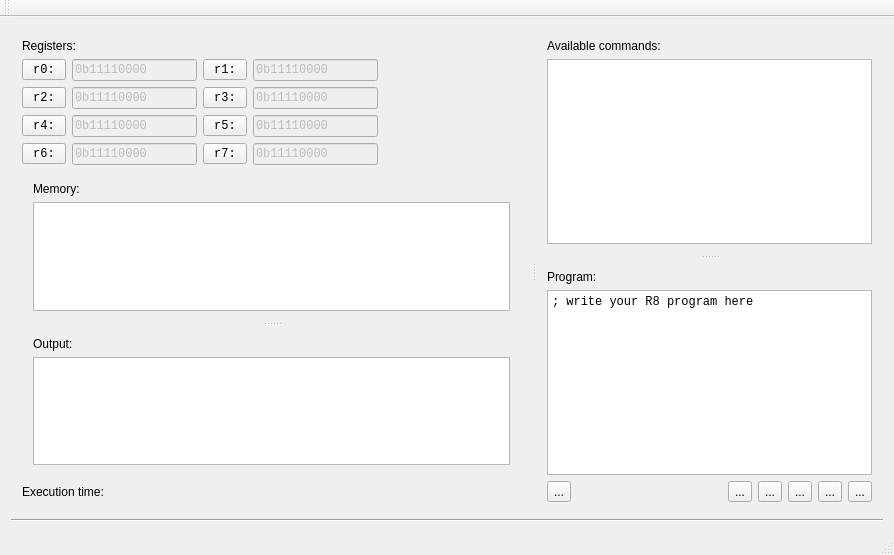
<?xml version="1.0" encoding="UTF-8"?>
<ui version="4.0">
 <class>R8AsmWindow</class>
 <widget class="QMainWindow" name="R8AsmWindow">
  <property name="geometry">
   <rect>
    <x>0</x>
    <y>0</y>
    <width>894</width>
    <height>555</height>
   </rect>
  </property>
  <property name="windowTitle">
   <string>R8 RISC Engine</string>
  </property>
  <property name="windowIcon">
   <iconset resource="r8resource.qrc">
    <normaloff>:/images/r8</normaloff>:/images/r8</iconset>
  </property>
  <widget class="QWidget" name="centralWidget">
   <layout class="QVBoxLayout" name="verticalLayout_7">
    <item>
     <widget class="QSplitter" name="splitter_3">
      <property name="orientation">
       <enum>Qt::Horizontal</enum>
      </property>
      <widget class="QWidget" name="layoutWidget">
       <layout class="QVBoxLayout" name="verticalLayout_6">
        <item>
         <layout class="QHBoxLayout" name="horizontalLayout_15">
          <item>
           <layout class="QVBoxLayout" name="verticalLayout">
            <property name="sizeConstraint">
             <enum>QLayout::SetDefaultConstraint</enum>
            </property>
            <item>
             <widget class="QLabel" name="label_9">
              <property name="text">
               <string>Registers:</string>
              </property>
             </widget>
            </item>
            <item>
             <layout class="QHBoxLayout" name="horizontalLayout_3">
              <item>
               <layout class="QHBoxLayout" name="horizontalLayout">
                <item>
                 <widget class="QToolButton" name="r0Title">
                  <property name="font">
                   <font>
                    <family>Courier New</family>
                   </font>
                  </property>
                  <property name="text">
                   <string>r0:</string>
                  </property>
                 </widget>
                </item>
                <item>
                 <widget class="QLineEdit" name="r0LineEdit">
                  <property name="enabled">
                   <bool>false</bool>
                  </property>
                  <property name="sizePolicy">
                   <sizepolicy hsizetype="Fixed" vsizetype="Fixed">
                    <horstretch>0</horstretch>
                    <verstretch>0</verstretch>
                   </sizepolicy>
                  </property>
                  <property name="font">
                   <font>
                    <family>Courier New</family>
                   </font>
                  </property>
                  <property name="text">
                   <string>0b11110000</string>
                  </property>
                 </widget>
                </item>
               </layout>
              </item>
              <item>
               <layout class="QHBoxLayout" name="horizontalLayout_2">
                <item>
                 <widget class="QToolButton" name="r1Title">
                  <property name="font">
                   <font>
                    <family>Courier New</family>
                   </font>
                  </property>
                  <property name="text">
                   <string>r1:</string>
                  </property>
                 </widget>
                </item>
                <item>
                 <widget class="QLineEdit" name="r1LineEdit">
                  <property name="enabled">
                   <bool>false</bool>
                  </property>
                  <property name="sizePolicy">
                   <sizepolicy hsizetype="Fixed" vsizetype="Fixed">
                    <horstretch>0</horstretch>
                    <verstretch>0</verstretch>
                   </sizepolicy>
                  </property>
                  <property name="font">
                   <font>
                    <family>Courier New</family>
                   </font>
                  </property>
                  <property name="text">
                   <string>0b11110000</string>
                  </property>
                 </widget>
                </item>
               </layout>
              </item>
             </layout>
            </item>
            <item>
             <layout class="QHBoxLayout" name="horizontalLayout_4">
              <item>
               <layout class="QHBoxLayout" name="horizontalLayout_5">
                <item>
                 <widget class="QToolButton" name="r2Title">
                  <property name="font">
                   <font>
                    <family>Courier New</family>
                   </font>
                  </property>
                  <property name="text">
                   <string>r2:</string>
                  </property>
                 </widget>
                </item>
                <item>
                 <widget class="QLineEdit" name="r2LineEdit">
                  <property name="enabled">
                   <bool>false</bool>
                  </property>
                  <property name="sizePolicy">
                   <sizepolicy hsizetype="Fixed" vsizetype="Fixed">
                    <horstretch>0</horstretch>
                    <verstretch>0</verstretch>
                   </sizepolicy>
                  </property>
                  <property name="font">
                   <font>
                    <family>Courier New</family>
                   </font>
                  </property>
                  <property name="text">
                   <string>0b11110000</string>
                  </property>
                 </widget>
                </item>
               </layout>
              </item>
              <item>
               <layout class="QHBoxLayout" name="horizontalLayout_6">
                <item>
                 <widget class="QToolButton" name="r3Title">
                  <property name="font">
                   <font>
                    <family>Courier New</family>
                   </font>
                  </property>
                  <property name="text">
                   <string>r3:</string>
                  </property>
                 </widget>
                </item>
                <item>
                 <widget class="QLineEdit" name="r3LineEdit">
                  <property name="enabled">
                   <bool>false</bool>
                  </property>
                  <property name="sizePolicy">
                   <sizepolicy hsizetype="Fixed" vsizetype="Fixed">
                    <horstretch>0</horstretch>
                    <verstretch>0</verstretch>
                   </sizepolicy>
                  </property>
                  <property name="font">
                   <font>
                    <family>Courier New</family>
                   </font>
                  </property>
                  <property name="text">
                   <string>0b11110000</string>
                  </property>
                 </widget>
                </item>
               </layout>
              </item>
             </layout>
            </item>
            <item>
             <layout class="QHBoxLayout" name="horizontalLayout_7">
              <item>
               <layout class="QHBoxLayout" name="horizontalLayout_8">
                <item>
                 <widget class="QToolButton" name="r4Title">
                  <property name="font">
                   <font>
                    <family>Courier New</family>
                   </font>
                  </property>
                  <property name="text">
                   <string>r4:</string>
                  </property>
                 </widget>
                </item>
                <item>
                 <widget class="QLineEdit" name="r4LineEdit">
                  <property name="enabled">
                   <bool>false</bool>
                  </property>
                  <property name="sizePolicy">
                   <sizepolicy hsizetype="Fixed" vsizetype="Fixed">
                    <horstretch>0</horstretch>
                    <verstretch>0</verstretch>
                   </sizepolicy>
                  </property>
                  <property name="font">
                   <font>
                    <family>Courier New</family>
                   </font>
                  </property>
                  <property name="text">
                   <string>0b11110000</string>
                  </property>
                 </widget>
                </item>
               </layout>
              </item>
              <item>
               <layout class="QHBoxLayout" name="horizontalLayout_9">
                <item>
                 <widget class="QToolButton" name="r5Title">
                  <property name="font">
                   <font>
                    <family>Courier New</family>
                   </font>
                  </property>
                  <property name="text">
                   <string>r5:</string>
                  </property>
                 </widget>
                </item>
                <item>
                 <widget class="QLineEdit" name="r5LineEdit">
                  <property name="enabled">
                   <bool>false</bool>
                  </property>
                  <property name="sizePolicy">
                   <sizepolicy hsizetype="Fixed" vsizetype="Fixed">
                    <horstretch>0</horstretch>
                    <verstretch>0</verstretch>
                   </sizepolicy>
                  </property>
                  <property name="font">
                   <font>
                    <family>Courier New</family>
                   </font>
                  </property>
                  <property name="text">
                   <string>0b11110000</string>
                  </property>
                 </widget>
                </item>
               </layout>
              </item>
             </layout>
            </item>
            <item>
             <layout class="QHBoxLayout" name="horizontalLayout_10">
              <item>
               <layout class="QHBoxLayout" name="horizontalLayout_11">
                <item>
                 <widget class="QToolButton" name="r6Title">
                  <property name="font">
                   <font>
                    <family>Courier New</family>
                   </font>
                  </property>
                  <property name="text">
                   <string>r6:</string>
                  </property>
                 </widget>
                </item>
                <item>
                 <widget class="QLineEdit" name="r6LineEdit">
                  <property name="enabled">
                   <bool>false</bool>
                  </property>
                  <property name="sizePolicy">
                   <sizepolicy hsizetype="Fixed" vsizetype="Fixed">
                    <horstretch>0</horstretch>
                    <verstretch>0</verstretch>
                   </sizepolicy>
                  </property>
                  <property name="font">
                   <font>
                    <family>Courier New</family>
                   </font>
                  </property>
                  <property name="text">
                   <string>0b11110000</string>
                  </property>
                 </widget>
                </item>
               </layout>
              </item>
              <item>
               <layout class="QHBoxLayout" name="horizontalLayout_12">
                <item>
                 <widget class="QToolButton" name="r7Title">
                  <property name="font">
                   <font>
                    <family>Courier New</family>
                   </font>
                  </property>
                  <property name="text">
                   <string>r7:</string>
                  </property>
                 </widget>
                </item>
                <item>
                 <widget class="QLineEdit" name="r7LineEdit">
                  <property name="enabled">
                   <bool>false</bool>
                  </property>
                  <property name="sizePolicy">
                   <sizepolicy hsizetype="Fixed" vsizetype="Fixed">
                    <horstretch>0</horstretch>
                    <verstretch>0</verstretch>
                   </sizepolicy>
                  </property>
                  <property name="font">
                   <font>
                    <family>Courier New</family>
                   </font>
                  </property>
                  <property name="text">
                   <string>0b11110000</string>
                  </property>
                 </widget>
                </item>
               </layout>
              </item>
             </layout>
            </item>
           </layout>
          </item>
          <item>
           <spacer name="horizontalSpacer_3">
            <property name="orientation">
             <enum>Qt::Horizontal</enum>
            </property>
            <property name="sizeHint" stdset="0">
             <size>
              <width>40</width>
              <height>20</height>
             </size>
            </property>
           </spacer>
          </item>
         </layout>
        </item>
        <item>
         <widget class="QSplitter" name="splitter_2">
          <property name="sizePolicy">
           <sizepolicy hsizetype="Preferred" vsizetype="Expanding">
            <horstretch>0</horstretch>
            <verstretch>0</verstretch>
           </sizepolicy>
          </property>
          <property name="orientation">
           <enum>Qt::Vertical</enum>
          </property>
          <widget class="QWidget" name="layoutWidget">
           <layout class="QVBoxLayout" name="verticalLayout_2">
            <item>
             <widget class="QLabel" name="label_10">
              <property name="text">
               <string>Memory:</string>
              </property>
             </widget>
            </item>
            <item>
             <widget class="QTableWidget" name="memoryTable">
              <property name="font">
               <font>
                <family>Courier New</family>
               </font>
              </property>
              <property name="rowCount">
               <number>0</number>
              </property>
              <property name="columnCount">
               <number>0</number>
              </property>
             </widget>
            </item>
           </layout>
          </widget>
          <widget class="QWidget" name="layoutWidget">
           <layout class="QVBoxLayout" name="verticalLayout_5">
            <item>
             <widget class="QLabel" name="label_11">
              <property name="text">
               <string>Output:</string>
              </property>
             </widget>
            </item>
            <item>
             <widget class="QListWidget" name="outputListWidget"/>
            </item>
           </layout>
          </widget>
         </widget>
        </item>
        <item>
         <layout class="QHBoxLayout" name="horizontalLayout_14">
          <item>
           <widget class="QLabel" name="label_4">
            <property name="text">
             <string>Execution time:</string>
            </property>
           </widget>
          </item>
          <item>
           <widget class="QLabel" name="timeLabel">
            <property name="text">
             <string/>
            </property>
           </widget>
          </item>
          <item>
           <spacer name="horizontalSpacer_2">
            <property name="orientation">
             <enum>Qt::Horizontal</enum>
            </property>
            <property name="sizeHint" stdset="0">
             <size>
              <width>40</width>
              <height>20</height>
             </size>
            </property>
           </spacer>
          </item>
         </layout>
        </item>
       </layout>
      </widget>
      <widget class="QSplitter" name="splitter">
       <property name="orientation">
        <enum>Qt::Vertical</enum>
       </property>
       <widget class="QWidget" name="layoutWidget">
        <layout class="QVBoxLayout" name="verticalLayout_3">
         <item>
          <widget class="QLabel" name="label">
           <property name="text">
            <string>Available commands:</string>
           </property>
          </widget>
         </item>
         <item>
          <widget class="QListWidget" name="commandsListWidget">
           <property name="sizePolicy">
            <sizepolicy hsizetype="Expanding" vsizetype="Expanding">
             <horstretch>0</horstretch>
             <verstretch>0</verstretch>
            </sizepolicy>
           </property>
          </widget>
         </item>
        </layout>
       </widget>
       <widget class="QWidget" name="layoutWidget">
        <layout class="QVBoxLayout" name="verticalLayout_4">
         <item>
          <widget class="QLabel" name="label_2">
           <property name="text">
            <string>Program:</string>
           </property>
          </widget>
         </item>
         <item>
          <widget class="R8SourceEditor" name="sourcePlainText">
           <property name="font">
            <font>
             <family>Courier New</family>
            </font>
           </property>
           <property name="plainText">
            <string>; write your R8 program here
</string>
           </property>
          </widget>
         </item>
         <item>
          <layout class="QHBoxLayout" name="horizontalLayout_13">
           <item>
            <widget class="QToolButton" name="compileToolButton">
             <property name="text">
              <string>...</string>
             </property>
            </widget>
           </item>
           <item>
            <spacer name="horizontalSpacer">
             <property name="orientation">
              <enum>Qt::Horizontal</enum>
             </property>
             <property name="sizeHint" stdset="0">
              <size>
               <width>40</width>
               <height>20</height>
              </size>
             </property>
            </spacer>
           </item>
           <item>
            <widget class="QToolButton" name="stepToolButton">
             <property name="text">
              <string>...</string>
             </property>
            </widget>
           </item>
           <item>
            <widget class="QToolButton" name="runToolButton">
             <property name="text">
              <string>...</string>
             </property>
            </widget>
           </item>
           <item>
            <widget class="QToolButton" name="stopToolButton">
             <property name="text">
              <string>...</string>
             </property>
            </widget>
           </item>
           <item>
            <widget class="QToolButton" name="setBreakpointToolButton">
             <property name="text">
              <string>...</string>
             </property>
            </widget>
           </item>
           <item>
            <widget class="QToolButton" name="resetToolButton">
             <property name="text">
              <string>...</string>
             </property>
            </widget>
           </item>
          </layout>
         </item>
        </layout>
       </widget>
      </widget>
     </widget>
    </item>
    <item>
     <widget class="Line" name="line">
      <property name="orientation">
       <enum>Qt::Horizontal</enum>
      </property>
     </widget>
    </item>
   </layout>
  </widget>
  <widget class="QMenuBar" name="menuBar">
   <property name="geometry">
    <rect>
     <x>0</x>
     <y>0</y>
     <width>894</width>
     <height>21</height>
    </rect>
   </property>
  </widget>
  <widget class="QToolBar" name="mainToolBar">
   <attribute name="toolBarArea">
    <enum>TopToolBarArea</enum>
   </attribute>
   <attribute name="toolBarBreak">
    <bool>false</bool>
   </attribute>
  </widget>
  <widget class="QStatusBar" name="statusBar"/>
  <action name="actionSave_source">
   <property name="text">
    <string>Save source</string>
   </property>
  </action>
  <action name="action_Exit">
   <property name="text">
    <string>&amp;Exit</string>
   </property>
  </action>
  <action name="actionCompile">
   <property name="text">
    <string>Compile</string>
   </property>
  </action>
  <action name="actionM">
   <property name="text">
    <string>m</string>
   </property>
  </action>
 </widget>
 <layoutdefault spacing="6" margin="11"/>
 <customwidgets>
  <customwidget>
   <class>R8SourceEditor</class>
   <extends>QPlainTextEdit</extends>
   <header>r8sourceeditor.h</header>
  </customwidget>
 </customwidgets>
 <resources>
  <include location="r8resource.qrc"/>
 </resources>
 <connections/>
</ui>
